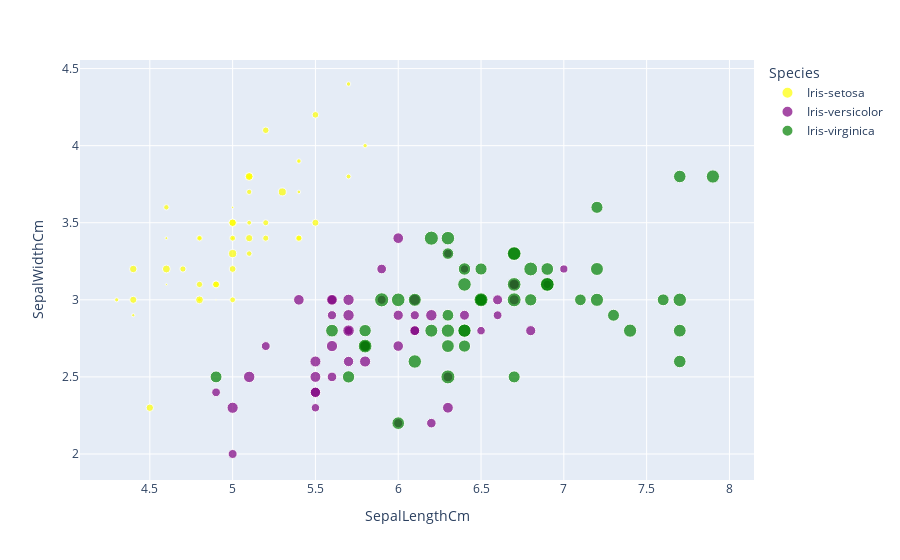

The notebook cell this image was saved under:
### Code cell
fig = px.scatter(data_frame=df, x='SepalLengthCm', y='SepalWidthCm', color='Species',
                 color_discrete_sequence=['yellow', 'purple', 'green'], size=meu_tamanho, size_max = 10)
fig.show()

### Figure 1 — Plotly figure (JSON) as saved in the notebook; plotly's stock layout.template omitted (floating-point values rounded to 4 significant figures)
{"data": [{"hovertemplate": "Species=Iris-setosa<br>SepalLengthCm=%{x}<br>SepalWidthCm=%{y}<br>size=%{marker.size}<extra></extra>", "legendgroup": "Iris-setosa", "marker": {"color": "yellow", "size": [0, 1, 2, 3, 4, 5, 6, 7, 8, 9, 10, 11, 12, 13, 14, 15, 16, 17, 18, 19, 20, 21, 22, 23, 24, 25, 26, 27, 28, 29, 30, 31, 32, 33, 34, 35, 36, 37, 38, 39, 40, 41, 42, 43, 44, 45, 46, 47, 48, 49], "sizemode": "area", "sizeref": 1.49, "symbol": "circle"}, "mode": "markers", "name": "Iris-setosa", "orientation": "v", "showlegend": true, "type": "scatter", "x": [5.1, 4.9, 4.7, 4.6, 5, 5.4, 4.6, 5, 4.4, 4.9, 5.4, 4.8, 4.8, 4.3, 5.8, 5.7, 5.4, 5.1, 5.7, 5.1, 5.4, 5.1, 4.6, 5.1, 4.8, 5, 5, 5.2, 5.2, 4.7, 4.8, 5.4, 5.2, 5.5, 4.9, 5, 5.5, 4.9, 4.4, 5.1, 5, 4.5, 4.4, 5, 5.1, 4.8, 5.1, 4.6, 5.3, 5], "xaxis": "x", "y": [3.5, 3, 3.2, 3.1, 3.6, 3.9, 3.4, 3.4, 2.9, 3.1, 3.7, 3.4, 3, 3, 4, 4.4, 3.9, 3.5, 3.8, 3.8, 3.4, 3.7, 3.6, 3.3, 3.4, 3, 3.4, 3.5, 3.4, 3.2, 3.1, 3.4, 4.1, 4.2, 3.1, 3.2, 3.5, 3.1, 3, 3.4, 3.5, 2.3, 3.2, 3.5, 3.8, 3, 3.8, 3.2, 3.7, 3.3], "yaxis": "y"}, {"hovertemplate": "Species=Iris-versicolor<br>SepalLengthCm=%{x}<br>SepalWidthCm=%{y}<br>size=%{marker.size}<extra></extra>", "legendgroup": "Iris-versicolor", "marker": {"color": "purple", "size": [50, 51, 52, 53, 54, 55, 56, 57, 58, 59, 60, 61, 62, 63, 64, 65, 66, 67, 68, 69, 70, 71, 72, 73, 74, 75, 76, 77, 78, 79, 80, 81, 82, 83, 84, 85, 86, 87, 88, 89, 90, 91, 92, 93, 94, 95, 96, 97, 98, 99], "sizemode": "area", "sizeref": 1.49, "symbol": "circle"}, "mode": "markers", "name": "Iris-versicolor", "orientation": "v", "showlegend": true, "type": "scatter", "x": [7, 6.4, 6.9, 5.5, 6.5, 5.7, 6.3, 4.9, 6.6, 5.2, 5, 5.9, 6, 6.1, 5.6, 6.7, 5.6, 5.8, 6.2, 5.6, 5.9, 6.1, 6.3, 6.1, 6.4, 6.6, 6.8, 6.7, 6, 5.7, 5.5, 5.5, 5.8, 6, 5.4, 6, 6.7, 6.3, 5.6, 5.5, 5.5, 6.1, 5.8, 5, 5.6, 5.7, 5.7, 6.2, 5.1, 5.7], "xaxis": "x", "y": [3.2, 3.2, 3.1, 2.3, 2.8, 2.8, 3.3, 2.4, 2.9, 2.7, 2, 3, 2.2, 2.9, 2.9, 3.1, 3, 2.7, 2.2, 2.5, 3.2, 2.8, 2.5, 2.8, 2.9, 3, 2.8, 3, 2.9, 2.6, 2.4, 2.4, 2.7, 2.7, 3, 3.4, 3.1, 2.3, 3, 2.5, 2.6, 3, 2.6, 2.3, 2.7, 3, 2.9, 2.9, 2.5, 2.8], "yaxis": "y"}, {"hovertemplate": "Species=Iris-virginica<br>SepalLengthCm=%{x}<br>SepalWidthCm=%{y}<br>size=%{marker.size}<extra></extra>", "legendgroup": "Iris-virginica", "marker": {"color": "green", "size": [100, 101, 102, 103, 104, 105, 106, 107, 108, 109, 110, 111, 112, 113, 114, 115, 116, 117, 118, 119, 120, 121, 122, 123, 124, 125, 126, 127, 128, 129, 130, 131, 132, 133, 134, 135, 136, 137, 138, 139, 140, 141, 142, 143, 144, 145, 146, 147, 148, 149], "sizemode": "area", "sizeref": 1.49, "symbol": "circle"}, "mode": "markers", "name": "Iris-virginica", "orientation": "v", "showlegend": true, "type": "scatter", "x": [6.3, 5.8, 7.1, 6.3, 6.5, 7.6, 4.9, 7.3, 6.7, 7.2, 6.5, 6.4, 6.8, 5.7, 5.8, 6.4, 6.5, 7.7, 7.7, 6, 6.9, 5.6, 7.7, 6.3, 6.7, 7.2, 6.2, 6.1, 6.4, 7.2, 7.4, 7.9, 6.4, 6.3, 6.1, 7.7, 6.3, 6.4, 6, 6.9, 6.7, 6.9, 5.8, 6.8, 6.7, 6.7, 6.3, 6.5, 6.2, 5.9], "xaxis": "x", "y": [3.3, 2.7, 3, 2.9, 3, 3, 2.5, 2.9, 2.5, 3.6, 3.2, 2.7, 3, 2.5, 2.8, 3.2, 3, 3.8, 2.6, 2.2, 3.2, 2.8, 2.8, 2.7, 3.3, 3.2, 2.8, 3, 2.8, 3, 2.8, 3.8, 2.8, 2.8, 2.6, 3, 3.4, 3.1, 3, 3.1, 3.1, 3.1, 2.7, 3.2, 3.3, 3, 2.5, 3, 3.4, 3], "yaxis": "y"}], "layout": {"legend": {"itemsizing": "constant", "title": {"text": "Species"}, "tracegroupgap": 0}, "margin": {"t": 60}, "xaxis": {"anchor": "y", "domain": [0, 1], "title": {"text": "SepalLengthCm"}}, "yaxis": {"anchor": "x", "domain": [0, 1], "title": {"text": "SepalWidthCm"}}}}
